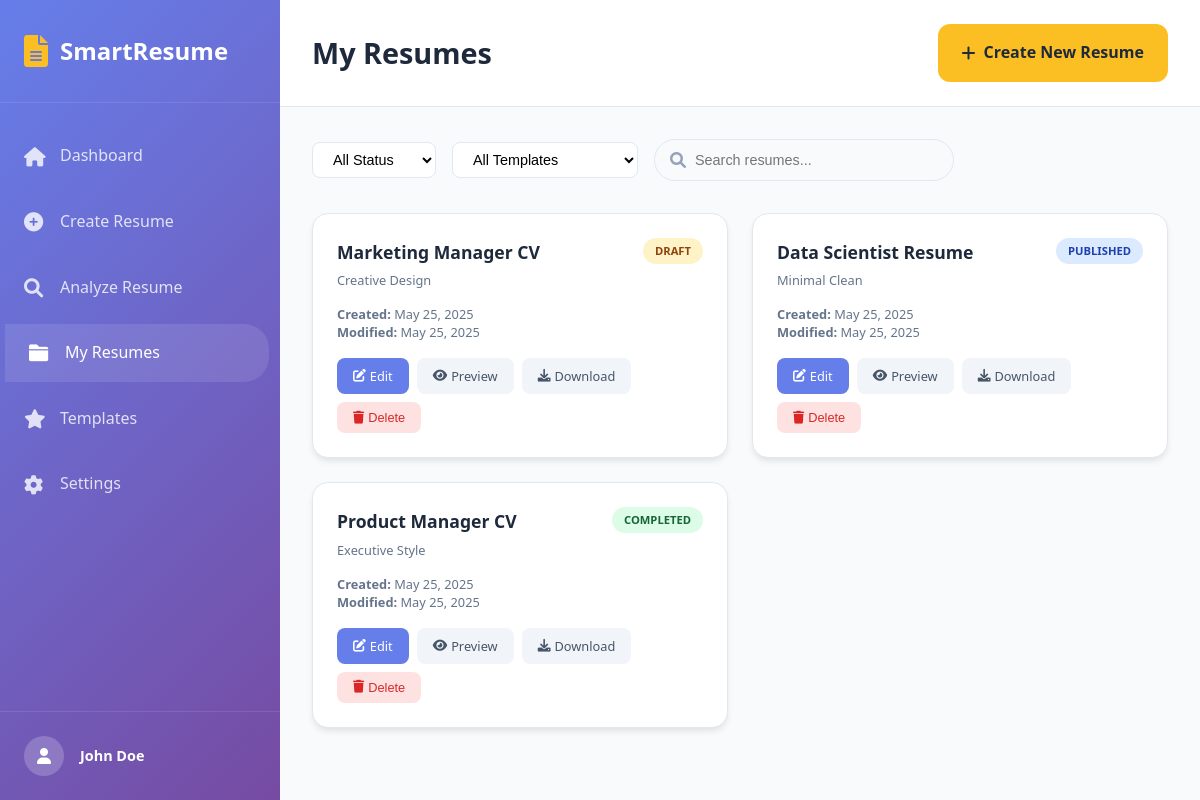
The app's page /my_resumes.php with its own data.
### tables this page shows
CREATE TABLE `resumes` (
  `id` int(11) NOT NULL,
  `user_id` int(11) NOT NULL,
  `resume_name` varchar(255) NOT NULL,
  `template_name` varchar(100) DEFAULT NULL,
  `file_path` varchar(500) DEFAULT NULL,
  `status` enum('draft','completed','published') DEFAULT 'draft',
  `created_at` timestamp NOT NULL DEFAULT current_timestamp(),
  `updated_at` timestamp NOT NULL DEFAULT current_timestamp() ON UPDATE current_timestamp()
);

### my_resumes.php (the view, shortened to what this page needs)
<?php
$host = 'localhost';
$dbname = 'resume_builder';
$username = 'root';
$password = '';
try {
    $pdo = new PDO("mysql:host=$host;dbname=$dbname", $username, $password);
    $pdo->setAttribute(PDO::ATTR_ERRMODE, PDO::ERRMODE_EXCEPTION);
    $user_id = $_SESSION['user_id'] ?? 1;
    $stmt = $pdo->prepare("SELECT * FROM resumes WHERE user_id = ? ORDER BY updated_at DESC");
    $stmt->execute([$user_id]);
    $resumes = $stmt->fetchAll(PDO::FETCH_ASSOC);
} catch(PDOException $e) {
    $resumes = [
        [
            'id' => 1,
            'resume_name' => 'Software Engineer Resume',
            'template_name' => 'Modern Professional',
            'status' => 'completed',
            'created_at' => '2024-01-15 10:30:00',
            'updated_at' => '2024-01-20 14:45:00'
        ],
        [
            'id' => 2,
            'resume_name' => 'Marketing Manager CV',
            'template_name' => 'Creative Design',
            'status' => 'draft',
            'created_at' => '2024-01-10 09:15:00',
            'updated_at' => '2024-01-18 16:20:00'
        ],
        [
            'id' => 3,
            'resume_name' => 'Data Scientist Resume',
            'template_name' => 'Minimal Clean',
            'status' => 'published',
            'created_at' => '2024-01-05 11:00:00',
            'updated_at' => '2024-01-15 13:30:00'
        ]
    ];
}
$user_name = $_SESSION['user_name'] ?? 'John Doe';
?>
<!DOCTYPE html>
<html lang="en">
<head>
    <link rel="stylesheet" href="dashboard.css">
    <link href="https://cdnjs.cloudflare.com/ajax/libs/font-awesome/6.0.0/css/all.min.css" rel="stylesheet">
</head>
<body>
    <div class="dashboard-container">
        <aside class="sidebar" id="sidebar">
            <div class="sidebar-header">
                <div class="logo">
                    <i class="fas fa-file-alt"></i>
                    <span>SmartResume</span>
                </div>
            </div>
            <nav class="sidebar-nav">
                <ul>
                    <li>
                        <a href="dashboard.php">
                            <i class="fas fa-home"></i>
                            <span>Dashboard</span>
                        </a>
                    </li>
                    <li>
                        <a href="templates.php">
                            <i class="fas fa-plus-circle"></i>
                            <span>Create Resume</span>
                        </a>
                    </li>
                    <li>
                        <a href="upload-detect.php">
                            <i class="fas fa-search"></i>
                            <span>Analyze Resume</span>
                        </a>
                    </li>
                    <li class="active">
                        <a href="my_resumes.php">
                            <i class="fas fa-folder"></i>
                            <span>My Resumes</span>
                        </a>
                    </li>
                    <li>
                        <a href="templates.php">
                            <i class="fas fa-star"></i>
                            <span>Templates</span>
                        </a>
                    </li>
                    <li>
                        <a href="settings.php">
                            <i class="fas fa-cog"></i>
                            <span>Settings</span>
                        </a>
                    </li>
                </ul>
            </nav>
            <div class="sidebar-footer">
                <div class="user-info">
                    <div class="user-avatar">
                        <i class="fas fa-user"></i>
                    </div>
                    <div class="user-details">
                        <span class="user-name"><?php echo htmlspecialchars($user_name); ?></span>
                    </div>
                </div>
            </div>
        </aside>
        <main class="main-content">
            <header class="dashboard-header">
                <div class="header-left">
                    <h1>My Resumes</h1>
                </div>
                <div class="header-right">
                    <a href="resume_form.html" class="btn btn-primary">
                        <i class="fas fa-plus"></i>
                        Create New Resume
                    </a>
                </div>
            </header>
            <div class="dashboard-content">
                <div class="filter-bar">
                    <select class="filter-select" id="statusFilter">
                        <option value="">All Status</option>
                    </select>
                    <select class="filter-select" id="templateFilter">
                        <option value="">All Templates</option>
                    </select>
                    <div class="search-box">
                        <i class="fas fa-search"></i>
                        <input type="text" placeholder="Search resumes..." id="resumeSearch">
                    </div>
                </div>
                <?php if (empty($resumes)): ?>
                    <div class="empty-state">
                        <i class="fas fa-file-alt"></i>
                        <h3>No resumes yet</h3>
                        <p>Create your first resume to get started!</p>
                        <a href="resume_form.html" class="btn btn-primary" style="margin-top: 1rem;">
                            <i class="fas fa-plus"></i>
                            Create Resume
                        </a>
                    </div>
                <?php else: ?>
                    <div class="resumes-grid" id="resumesGrid">
                        <?php foreach ($resumes as $resume): ?>
                        <div class="resume-card" data-status="<?php echo $resume['status']; ?>" data-template="<?php echo htmlspecialchars($resume['template_name']); ?>">
                            <div class="resume-header">
                                <div>
                                    <div class="resume-title"><?php echo htmlspecialchars($resume['resume_name']); ?></div>
                                    <div class="resume-template"><?php echo htmlspecialchars($resume['template_name']); ?></div>
                                </div>
                                <span class="resume-status status-<?php echo $resume['status']; ?>">
                                    <?php echo ucfirst($resume['status']); ?>
                                </span>
                            </div>
                            <div class="resume-dates">
                                <div><strong>Created:</strong> <?php echo date('M j, Y', strtotime($resume['created_at'])); ?></div>
                                <div><strong>Modified:</strong> <?php echo date('M j, Y', strtotime($resume['updated_at'])); ?></div>
                            </div>
                            <div class="resume-actions">
                                <a href="resume_display.php?id=<?php echo $resume['id']; ?>" class="btn-small btn-primary-small">
                                    <i class="fas fa-edit"></i> Edit
                                </a>
                                <a href="preview.php?id=<?php echo $resume['id']; ?>" class="btn-small btn-secondary-small">
                                    <i class="fas fa-eye"></i> Preview
                                </a>
                                <a href="download.php?id=<?php echo $resume['id']; ?>" class="btn-small btn-secondary-small">
                                    <i class="fas fa-download"></i> Download
                                </a>
                                <button class="btn-small btn-danger-small" onclick="deleteResume(<?php echo $resume['id']; ?>)">
                                    <i class="fas fa-trash"></i> Delete
                                </button>
                            </div>
                        </div>
                        <?php endforeach; ?>
                    </div>
                <?php endif; ?>
            </div>
        </main>
    </div>
</body>
</html>

### dashboard.css (style rules this page uses)
* { margin: 0; padding: 0; box-sizing: border-box; }
body { font-family: "Segoe UI", Tahoma, Geneva, Verdana, sans-serif; background-color: #f8fafc; color: #334155; line-height: 1.6; }
.dashboard-container { display: flex; min-height: 100vh; }
.sidebar { width: 280px; background: linear-gradient(135deg, #667eea 0%, #764ba2 100%); color: white; display: flex; flex-direction: column; position: fixed; height: 100vh; z-index: 1000; transition: transform 0.3s ease; }
.sidebar-header { padding: 2rem 1.5rem; border-bottom: 1px solid rgba(255, 255, 255, 0.1); }
.logo { display: flex; align-items: center; gap: 0.75rem; font-size: 1.5rem; font-weight: 700; }
.logo i { font-size: 2rem; color: #fbbf24; }
.sidebar-nav { flex: 1; padding: 1.5rem 0; }
.sidebar-nav ul { list-style: none; }
.sidebar-nav li { margin-bottom: 0.5rem; }
.sidebar-nav a { display: flex; align-items: center; gap: 1rem; padding: 1rem 1.5rem; color: rgba(255, 255, 255, 0.8); text-decoration: none; transition: all 0.3s ease; border-radius: 0 25px 25px 0; margin-right: 1rem; }
.sidebar-nav a:hover, .sidebar-nav li.active a { background: rgba(255, 255, 255, 0.1); color: white; transform: translateX(5px); }
.sidebar-nav i { font-size: 1.2rem; width: 20px; }
.sidebar-footer { padding: 1.5rem; border-top: 1px solid rgba(255, 255, 255, 0.1); }
.user-info { display: flex; align-items: center; gap: 1rem; }
.user-avatar { width: 40px; height: 40px; background: rgba(255, 255, 255, 0.2); border-radius: 50%; display: flex; align-items: center; justify-content: center; }
.user-details { display: flex; flex-direction: column; }
.user-name { font-weight: 600; font-size: 0.9rem; }
.main-content { flex: 1; margin-left: 280px; display: flex; flex-direction: column; }
.dashboard-header { background: white; padding: 1.5rem 2rem; border-bottom: 1px solid #e2e8f0; display: flex; justify-content: space-between; align-items: center; position: sticky; top: 0; z-index: 100; }
.header-left { display: flex; align-items: center; gap: 1rem; }
.header-left h1 { font-size: 1.8rem; font-weight: 700; color: #1e293b; }
.header-right { display: flex; align-items: center; gap: 1.5rem; }
.search-box { position: relative; display: flex; align-items: center; }
.search-box i { position: absolute; left: 1rem; color: #94a3b8; }
.search-box input { padding: 0.75rem 1rem 0.75rem 2.5rem; border: 1px solid #e2e8f0; border-radius: 25px; background: #f8fafc; width: 300px; font-size: 0.9rem; transition: all 0.3s ease; }
.dashboard-content { padding: 2rem; flex: 1; }
.btn { display: inline-flex; align-items: center; gap: 0.5rem; padding: 1rem 1.5rem; background: rgba(255, 255, 255, 0.2); color: white; text-decoration: none; border-radius: 12px; font-weight: 600; transition: all 0.3s ease; backdrop-filter: blur(10px); }
.btn-primary { background: #fbbf24; color: #1e293b; }

### records on screen
resumes: resume_name "Marketing Manager CV", template_name "Creative Design", status "DRAFT", created_at "May 25, 2025", updated_at "May 25, 2025"
resumes: resume_name "Data Scientist Resume", template_name "Minimal Clean", status "PUBLISHED", created_at "May 25, 2025", updated_at "May 25, 2025"
resumes: resume_name "Product Manager CV", template_name "Executive Style", status "COMPLETED", created_at "May 25, 2025", updated_at "May 25, 2025"

### other values on screen
$user_name "John Doe"
